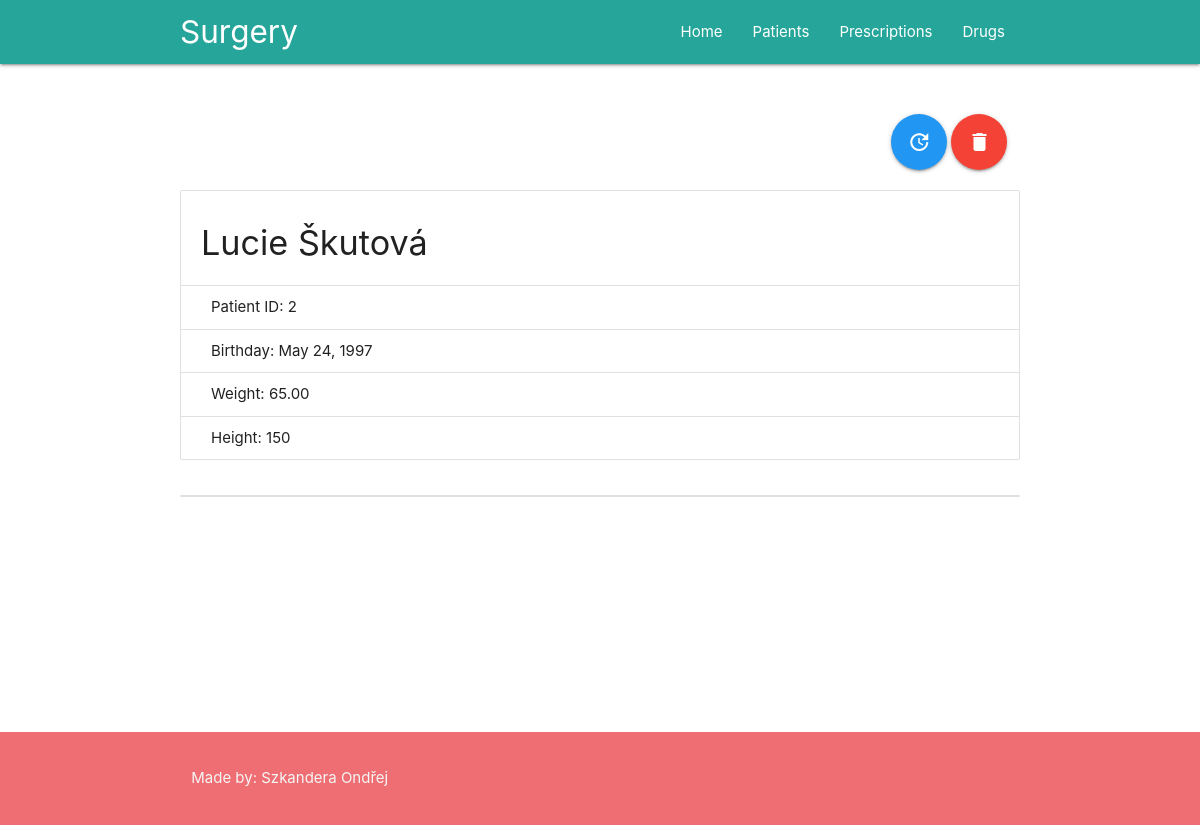
The page /patient_detail/2 on the database as committed earlier.
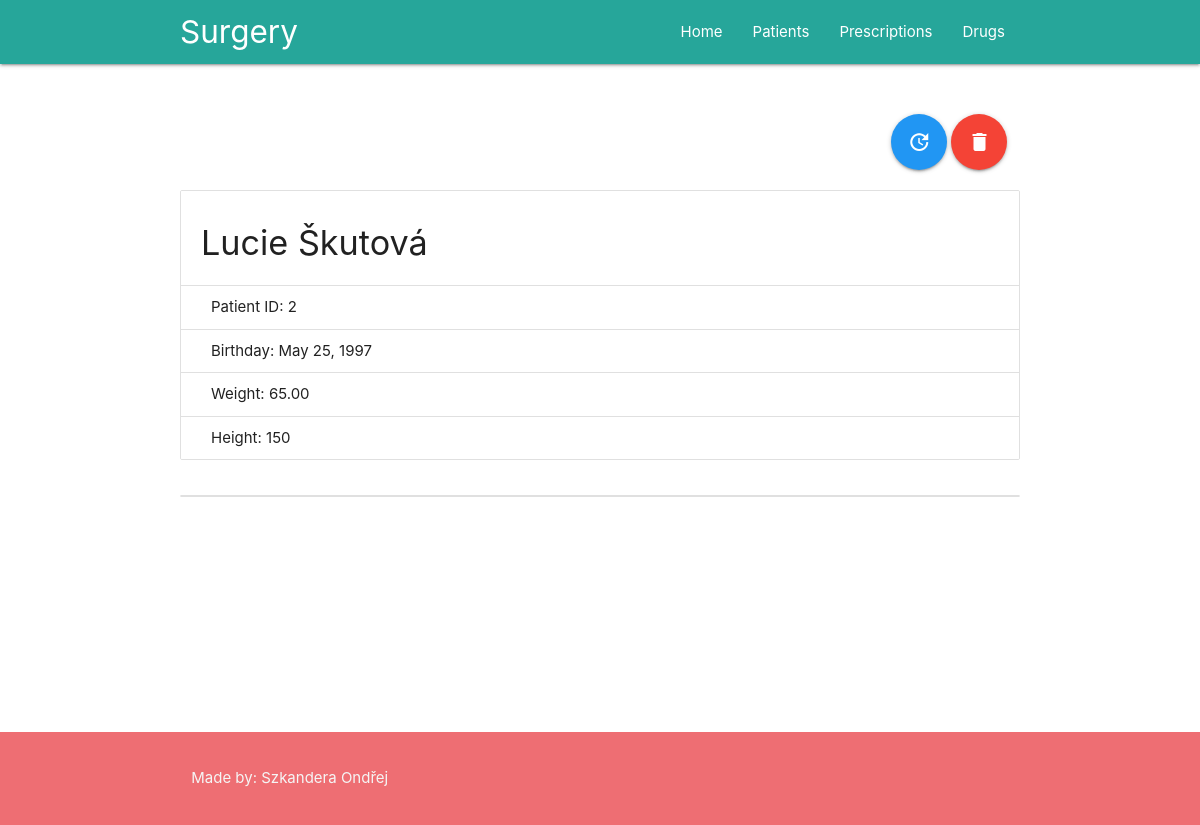
The same page on the database as committed later.
### Office/models.py (models this page shows, shortened)
class Patient(models.Model):
    first_name = models.CharField(max_length=50)
    last_name = models.CharField(max_length=50)
    birthday = models.DateField()
    height = models.IntegerField()
    weight = models.DecimalField(max_digits=5, decimal_places=2)

### Office/views.py (the view)
# urls.py: path('patient_detail/<int:id>', views.patient_detail, name='patient_detail'),
def patient_detail(request, id):
    p = get_object_or_404(models.Patient, pk=id)
    pres = models.Prescription.objects.all().filter(patient=p)
    context = {
        'patient': p,
        'prescriptions': pres
    }
    return render(request, 'Office/patient_detail.html', context)

### Office/templates/Office/patient_detail.html (shortened to what this page needs)
{% extends 'Office/layout.html' %}
{% load static %}
{% block content %}
    <div class="row">
        <div class="col s2 offset-s10">
            <a class="btn-floating btn-large waves-effect waves-light blue" href="{% url 'update_patient' patient.id %}"><i class="material-icons">update</i></a>
            <a class="btn-floating btn-large waves-effect waves-light red" href="{% url 'delete_patient' patient.id %}"><i class="material-icons">delete</i></a>
        </div>
    </div>
    <div class="row">
        <ul class="collection with-header">
            <li class="collection-header"><h4>{{ patient.first_name }} {{ patient.last_name }}</h4></li>
            <li class="collection-item">Patient ID: {{ patient.id }}</li>
            <li class="collection-item">Birthday: {{ patient.birthday }}</li>
            <li class="collection-item">Weight: {{ patient.weight }}</li>
            <li class="collection-item">Height: {{ patient.height }}</li>
        </ul>
    </div>
    <div class="row">
        <ul class="collection">
        </ul>
    </div>
{% endblock %}

Rows that differ between the two databases and show on the page:
changed Patient "Lucie": birthday "May 24, 1997" → "May 25, 1997"
